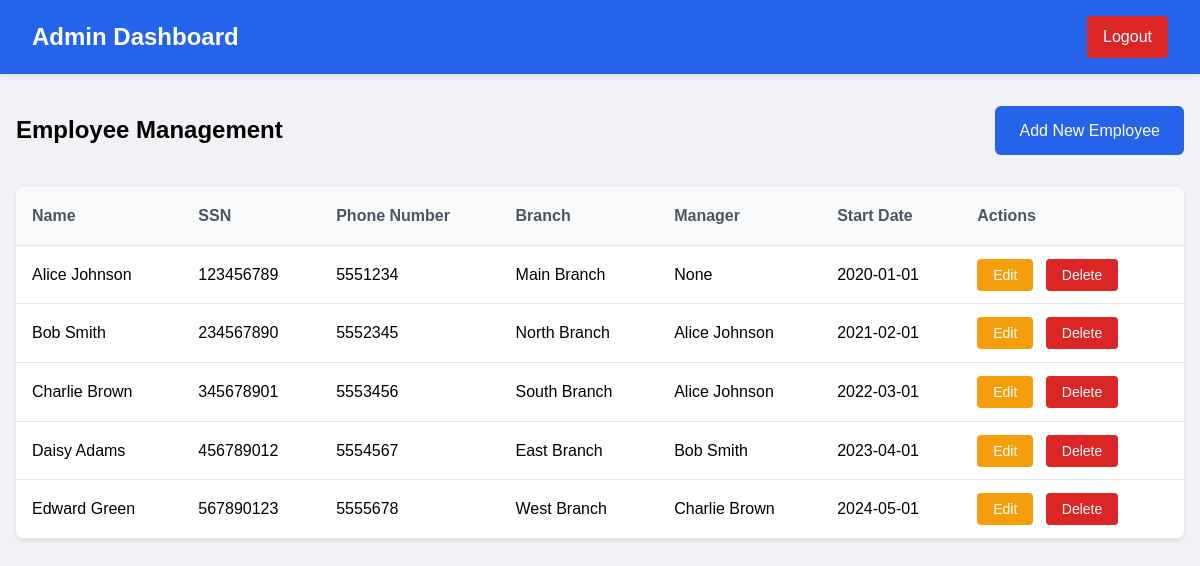
/admin_dashboard.php (signed in), run on the app's committed database.
### tables this page shows
CREATE TABLE `employee` (
  `SSN` int(10) NOT NULL,
  `Name` varchar(30) NOT NULL,
  `PhoneNumber` int(12) NOT NULL,
  `StartDate` date NOT NULL,
  `BranchID` int(11) NOT NULL,
  `ManagerSSN` int(10) DEFAULT NULL
);

CREATE TABLE `branch` (
  `BranchId` int(10) NOT NULL,
  `Name` varchar(30) NOT NULL,
  `BuildingNo` int(11) NOT NULL,
  `Street` varchar(20) NOT NULL,
  `ZipCode` varchar(10) NOT NULL,
  `Assets` varchar(30) NOT NULL,
  `ManagerSSN` int(10) NOT NULL,
  `AsstManagerSSN` int(10) NOT NULL
);

### admin_dashboard.php (the view, shortened to what this page needs)
<?php
include 'db_connect.php';
$query = "SELECT e.*, b.Name as BranchName, m.Name as ManagerName
          FROM Employee e
          LEFT JOIN Branch b ON e.BranchID = b.BranchId
          LEFT JOIN Employee m ON e.ManagerSSN = m.SSN
          ORDER BY e.Name";
$result = $conn->query($query);
?>
<!DOCTYPE html>
<html lang="en">
<head>
</head>
<body>
    <nav class="navbar">
        <h2>Admin Dashboard</h2>
        <a href="logout.php" class="logout-btn">Logout</a>
    </nav>
    <div class="container">
        <div class="header-actions">
            <h2>Employee Management</h2>
            <a href="add_employee.php" class="btn btn-primary">Add New Employee</a>
        </div>
        <div class="table-container">
            <table>
                <thead>
                    <tr>
                        <th>Name</th>
                        <th>SSN</th>
                        <th>Phone Number</th>
                        <th>Branch</th>
                        <th>Manager</th>
                        <th>Start Date</th>
                        <th>Actions</th>
                    </tr>
                </thead>
                <tbody>
                    <?php while ($row = $result->fetch_assoc()): ?>
                        <tr>
                            <td><?php echo htmlspecialchars($row['Name']); ?></td>
                            <td><?php echo htmlspecialchars($row['SSN']); ?></td>
                            <td><?php echo htmlspecialchars($row['PhoneNumber']); ?></td>
                            <td><?php echo htmlspecialchars($row['BranchName']); ?></td>
                            <td><?php echo htmlspecialchars($row['ManagerName'] ?? 'None'); ?></td>
                            <td><?php echo htmlspecialchars($row['StartDate']); ?></td>
                            <td class="action-btns">
                                <a href="update_employee.php?ssn=<?php echo $row['SSN']; ?>" class="edit-btn">Edit</a>
                                <a href="delete_employee.php?ssn=<?php echo $row['SSN']; ?>"
                                   onclick="return confirm('Are you sure you want to delete this employee?')"
                                   class="delete-btn">Delete</a>
                            </td>
                        </tr>
                    <?php endwhile; ?>
                </tbody>
            </table>
        </div>
    </div>
</body>
</html>

### admin_dashboard.php (style rules this page uses)
* { margin: 0; padding: 0; box-sizing: border-box; }
body { font-family: Arial, sans-serif; background: #f0f2f5; line-height: 1.6; }
.navbar { background: #2563eb; color: white; padding: 1rem 2rem; display: flex; justify-content: space-between; align-items: center; box-shadow: 0 2px 4px rgba(0,0,0,0.1); }
.navbar h2 { font-size: 1.5rem; }
.container { max-width: 1200px; margin: 2rem auto; padding: 0 1rem; }
.header-actions { display: flex; justify-content: space-between; align-items: center; margin-bottom: 2rem; }
.btn { padding: 0.75rem 1.5rem; border: none; border-radius: 6px; cursor: pointer; font-weight: 500; text-decoration: none; transition: all 0.3s ease; }
.btn-primary { background: #2563eb; color: white; }
.table-container { background: white; border-radius: 8px; box-shadow: 0 2px 4px rgba(0,0,0,0.1); overflow: hidden; }
table { width: 100%; border-collapse: collapse; }
th, td { padding: 1rem; text-align: left; border-bottom: 1px solid #e5e7eb; }
th { background: #f8fafc; font-weight: 600; color: #4b5563; }
.action-btns a { padding: 0.5rem 1rem; border-radius: 4px; text-decoration: none; color: white; font-size: 0.875rem; margin-right: 0.5rem; }
.edit-btn { background: #f59e0b; }
.delete-btn { background: #dc2626; }
.logout-btn { background: #dc2626; color: white; text-decoration: none; padding: 0.5rem 1rem; border-radius: 4px; }

### data on the page
employee: Name "Alice Johnson", SSN "123456789", PhoneNumber "5551234", BranchID.Name "Main Branch", ManagerName "None", StartDate "2020-01-01"
employee: Name "Bob Smith", SSN "234567890", PhoneNumber "5552345", BranchID.Name "North Branch", ManagerSSN.Name "Alice Johnson", StartDate "2021-02-01"
employee: Name "Charlie Brown", SSN "345678901", PhoneNumber "5553456", BranchID.Name "South Branch", ManagerSSN.Name "Alice Johnson", StartDate "2022-03-01"
employee: Name "Daisy Adams", SSN "456789012", PhoneNumber "5554567", BranchID.Name "East Branch", ManagerSSN.Name "Bob Smith", StartDate "2023-04-01"
employee: Name "Edward Green", SSN "567890123", PhoneNumber "5555678", BranchID.Name "West Branch", ManagerSSN.Name "Charlie Brown", StartDate "2024-05-01"
